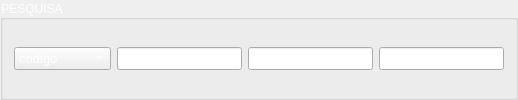
                         <widget class="QGroupBox" name="groupBox_8">
                          <property name="styleSheet">
                           <string notr="true">color: rgb(255, 255, 255);</string>
                          </property>
                          <property name="title">
                           <string>PESQUISA</string>
                          </property>
                          <layout class="QGridLayout" name="gridLayout_19">
                           <item row="0" column="0">
                            <layout class="QHBoxLayout" name="horizontalLayout_22">
                             <item>
                              <widget class="QComboBox" name="cmb07_data">
                               <property name="font">
                                <font>
                                 <pointsize>10</pointsize>
                                </font>
                               </property>
                               <property name="styleSheet">
                                <string notr="true">color: rgb(255, 255, 255);</string>
                               </property>
                               <item>
                                <property name="text">
                                 <string>codigo</string>
                                </property>
                               </item>
                               <item>
                                <property name="text">
                                 <string>data</string>
                                </property>
                               </item>
                               <item>
                                <property name="text">
                                 <string>vencimento</string>
                                </property>
                               </item>
                               <item>
                                <property name="text">
                                 <string>valor</string>
                                </property>
                               </item>
                               <item>
                                <property name="text">
                                 <string>descricao</string>
                                </property>
                               </item>
                               <item>
                                <property name="text">
                                 <string>cliente</string>
                                </property>
                               </item>
                               <item>
                                <property name="text">
                                 <string>status</string>
                                </property>
                               </item>
                              </widget>
                             </item>
                             <item>
                              <widget class="QLineEdit" name="txt07_filtro">
                               <property name="font">
                                <font>
                                 <family>Times New Roman</family>
                                 <pointsize>10</pointsize>
                                 <weight>50</weight>
                                 <italic>false</italic>
                                 <bold>false</bold>
                                </font>
                               </property>
                               <property name="styleSheet">
                                <string notr="true">color: rgb(255, 255, 255);</string>
                               </property>
                               <property name="alignment">
                                <set>Qt::AlignLeading|Qt::AlignLeft|Qt::AlignVCenter</set>
                               </property>
                               <property name="placeholderText">
                                <string>Filtro</string>
                               </property>
                              </widget>
                             </item>
                             <item alignment="Qt::AlignRight">
                              <widget class="QLineEdit" name="txt07_data_inicial">
                               <property name="font">
                                <font>
                                 <family>Times New Roman</family>
                                 <pointsize>10</pointsize>
                                 <weight>50</weight>
                                 <italic>false</italic>
                                 <bold>false</bold>
                                </font>
                               </property>
                               <property name="styleSheet">
                                <string notr="true">color: rgb(255, 255, 255);</string>
                               </property>
                               <property name="alignment">
                                <set>Qt::AlignRight|Qt::AlignTrailing|Qt::AlignVCenter</set>
                               </property>
                               <property name="placeholderText">
                                <string>Data Inicial</string>
                               </property>
                              </widget>
                             </item>
                             <item alignment="Qt::AlignRight">
                              <widget class="QLineEdit" name="txt07_data_final">
                               <property name="font">
                                <font>
                                 <family>Times New Roman</family>
                                 <pointsize>10</pointsize>
                                 <weight>50</weight>
                                 <italic>false</italic>
                                 <bold>false</bold>
                                </font>
                               </property>
                               <property name="styleSheet">
                                <string notr="true">color: rgb(255, 255, 255);</string>
                               </property>
                               <property name="alignment">
                                <set>Qt::AlignRight|Qt::AlignTrailing|Qt::AlignVCenter</set>
                               </property>
                               <property name="placeholderText">
                                <string>Data Final</string>
                               </property>
                              </widget>
                             </item>
                            </layout>
                           </item>
                          </layout>
                         </widget>
